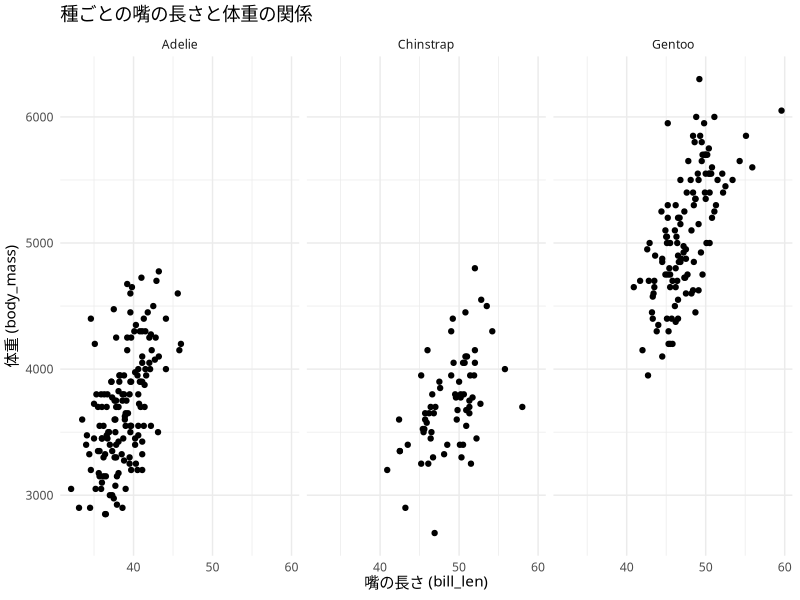

Generate this figure with R:
## ---- chunk 1
data(penguins)
# 必要なライブラリのロード
library(ggplot2)

ggplot(penguins, aes(x = bill_len, y = body_mass)) +
  geom_point() +
  facet_wrap(~species) +
  labs(
    title = "種ごとの嘴の長さと体重の関係",
    x = "嘴の長さ (bill_len)",
    y = "体重 (body_mass)"
  ) +
  theme_minimal(base_family = "Noto Sans JP")
